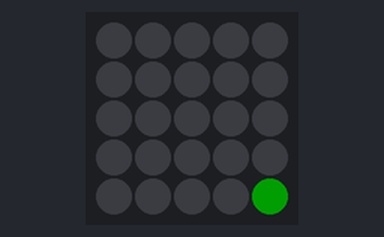
Recording of a program running on a simulated Raspberry Pi Pico running MicroPython. Parts: 5×5 RGB LED matrix. Dim RGB values are drawn brighter than linear; the 25 LEDs are laid out as on the BitDogLab board (LED 0 bottom right, every second row reversed).

Above: at 0.22 s.
At 0.68 s:
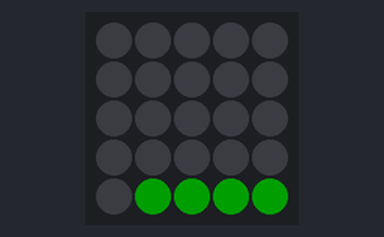
At 1.13 s:
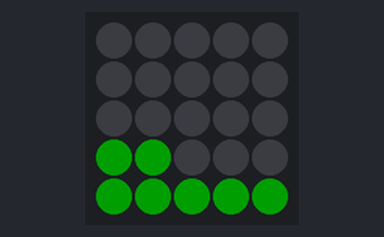
At 2.04 s:
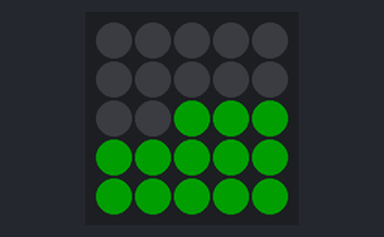
At 2.95 s:
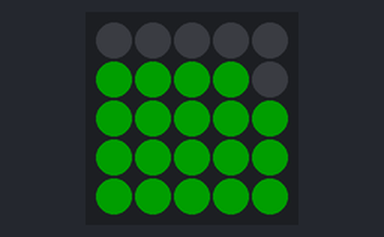
At 3.86 s:
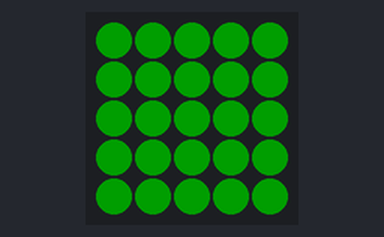

Measured:
- by itself, everything shown: repeats every 3.9 s, in 26 steps

The program:

10_contador.py
```python
from machine import Pin
import neopixel
import time

np = neopixel.NeoPixel(Pin(7), 25)

while True:
    for qtd in range(26):
        for i in range(25):
            np[i] = (0, 30, 0) if i < qtd else (0, 0, 0)
        np.write()
        time.sleep_ms(150)
```
